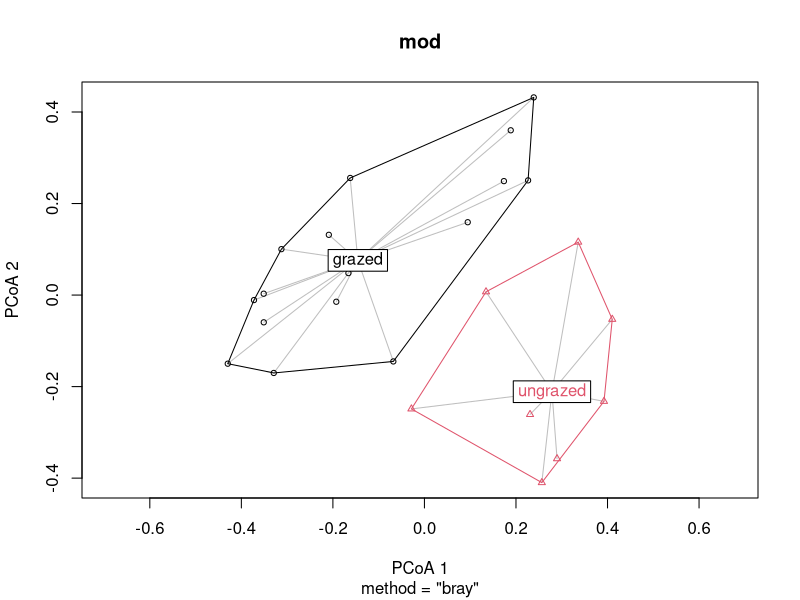
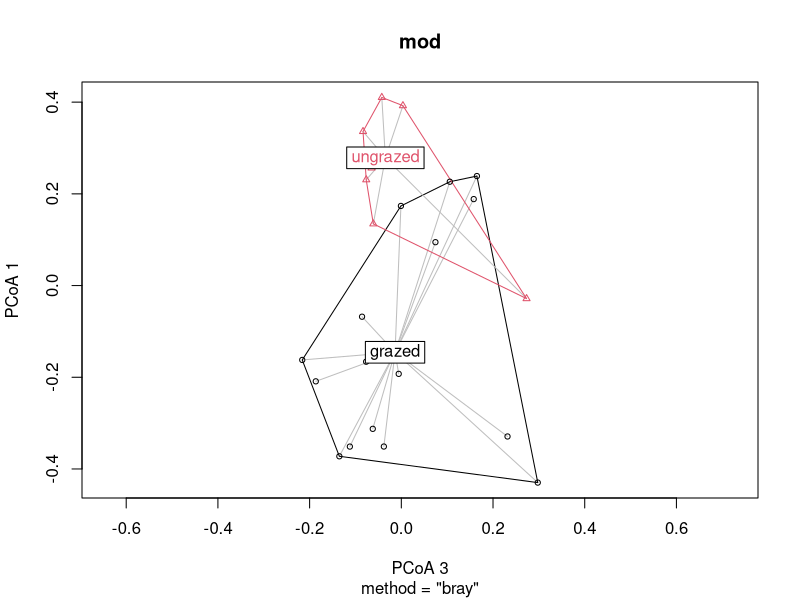
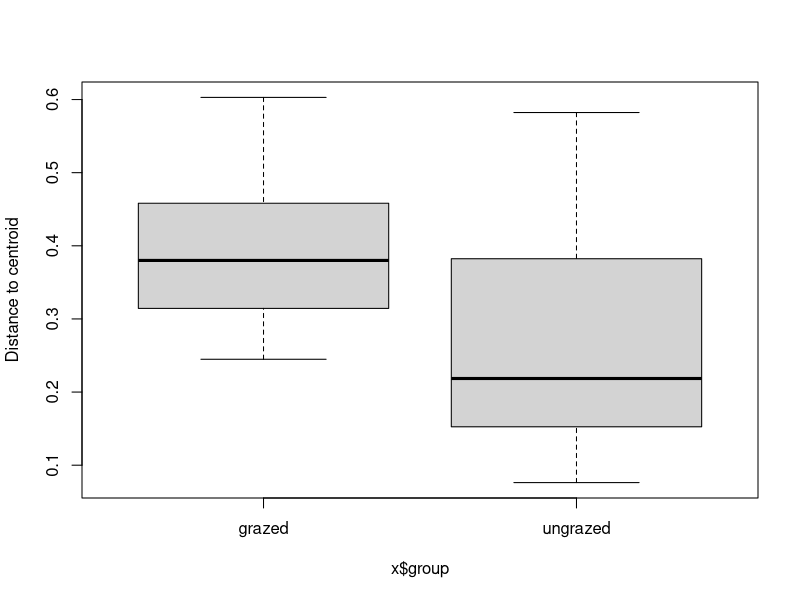

Source code (R) for these figures, in order:
# Wed May  8 22:22:47 2019 ------------------------------

#---Aula sexta

#### Aula 16 - Mantel e Mantel Parcial

#16.1 - Mantel #preciso criar duas matrizes de dist?ncias que ser?o correlacionadas
library(vegan)
data(varespec)
data(varechem)
veg.dist <- vegdist(varespec) # Bray-Curtis
varstand <- decostand(varechem,method="standardize")
env.dist <- vegdist(varstand, "euclid")
mantel(veg.dist,env.dist)     #correla??o de pearson param?trico e correla??o de spearman n?o param?trico
mantel(veg.dist, env.dist, method="spear")

#16.2 - Mantel Parcial # a ?ltima matriz que entra na an?lise ser? a que eu quero controlar o efeito
dist<-read.table ("dist.txt", header=TRUE)
amb<-read.table ("amb.txt", header=TRUE)
gen<-read.table ("gen.txt", header=TRUE)
amb<-decostand(amb,"standardize")
distdist<-vegdist(dist, method="euclidean")
ambdist<-vegdist(amb, method="euclidean")
gendist<-vegdist(gen, method="euclidean")
mantel.partial(gendist, ambdist, distdist, method = "pearson", permutations = 10000)#aqui controlei o efeito geogr?fico

#--------------------------------------------------------------------------------

#### Aula 17 - Protest
clad<-read.table("clad.txt", header = TRUE)
cope<-read.table("cope.txt", header = TRUE)
dcaclad<-decorana(clad) #m?todo de ordena??o (DCA)
dcacope<-decorana(cope)
summary(dcaclad)
summary(dcacope)
scordcaclad<-scores(dcaclad, display=c("sites"), choices =1:2) #salvando os escores da DCA e salvando os dois primeiros eixos
scordcacope<-scores(dcacope, display=c("sites"), choices =1:2)
cladcope<-protest(scordcaclad, scordcacope, scores = "sites", permutations = 10000)

#### Aula 10 - BETADISPER - Multivariate homogeneity of groups dispersions 

#10.1 - Pacote e dados
varespec
dis <- vegdist(varespec) #Bray-Curtis distances between samples
groups <- factor(c(rep(1,16), rep(2,8)), labels = c("grazed","ungrazed")) #First 16 sites grazed, remaining 8 sites ungrazed
groups

#10.2 - Calculate multivariate dispersions
mod <- betadisper(dis, groups)
mod

#10.3 - Significance and Pairwise comparisons
anova(mod) #Perform test (if the distances between group members and group centroids is the Euclidean distance)
permutest(mod, pairwise = TRUE) #Permutation test for F
(mod.HSD <- TukeyHSD(mod)) #Tukey's Honest Significant Differences

#10.4 - Plots
plot(mod) #Groups and distances to centroids on the first two PCoA axes
plot(mod, axes = c(3,1)) #Can also specify which axes to plot, ordering respected
boxplot(mod) #Draw a boxplot of the distances to centroid for each group

#Comparing species composition between field and collections with PERMANOVA
#Data from da Silva et al. 2017 SAJH What do data from fieldwork and scientific collections tell us about species richness and composition of amphibians and reptiles?

anuros_permanova <- read.csv("anuros_permanova.csv", header = T, row.names = 1)
head(anuros_permanova)
repteis_permanova <- read.csv("repteis_permanova.csv", header = T, row.names = 1)
head(repteis_permanova)

adonis(anuros_permanova[,-28] ~ anuros_permanova[,28], method = "bray")#considering abundance
adonis(anuros_permanova[,-28] ~ anuros_permanova[,28], method = "bray", binary=TRUE)#using Sørensen index for incidence

#Both tests are significant, showing that the diference in abundance of museum species did not affect our conclusions. 
